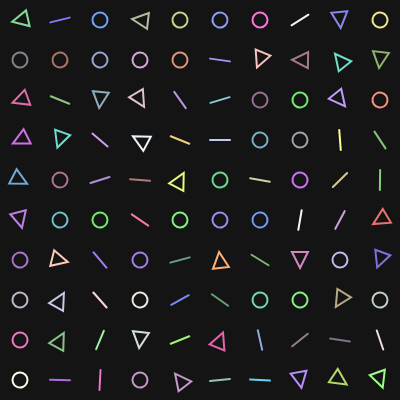
Frame 1 (no input)
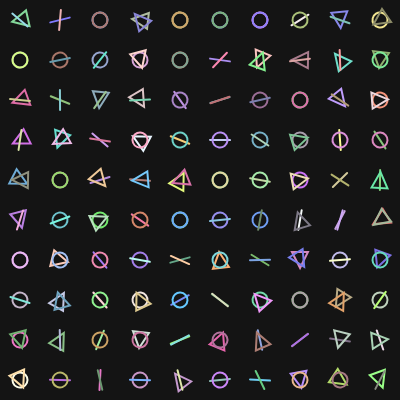
Frame 2 (the mouse pressed at the canvas centre, redrawn once)

The p5.js sketch that drew these frames (run headless with seeded random() and noise() and a simulated clock; the mouse was pressed at the canvas centre and the sketch redrawn once):

// p5.js sketch
// ── sketch.js
function setup() {
  createCanvas(400, 400);
  background(20);
  noLoop(); // Only draw once (generative art style)
}

function draw() {
  let gridSize = 40;
  noFill();
  strokeWeight(2);

  for (let x = 0; x < width; x += gridSize) {
    for (let y = 0; y < height; y += gridSize) {
      push();
      translate(x + gridSize / 2, y + gridSize / 2);

      // Random rotation
      rotate(random(TWO_PI));

      // Random stroke color
      stroke(random(100, 255), random(100, 255), random(100, 255));

      // Random shape selection
      let shapeType = int(random(3));
      if (shapeType === 0) {
        line(-10, 0, 10, 0); // line
      } else if (shapeType === 1) {
        ellipse(0, 0, 15, 15); // circle
      } else {
        triangle(-8, 8, 8, 8, 0, -8); // triangle
      }

      pop();
    }
  }
}
